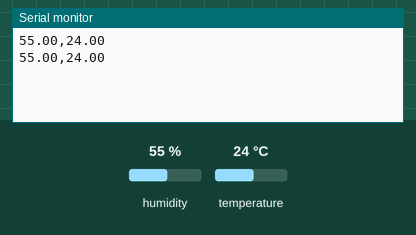
Recording of a sketch running on a simulated Arduino Uno, built with avr-gcc and run on an emulated ATmega328P. Shown: the last lines printed to the serial monitor. The test bench sets the inputs (shaded band); at power-on: humidity 55 %, temperature 24 °C.

Above: at 1.7 s.
1.8 s: humidity set to 22 %
At 3.3 s:
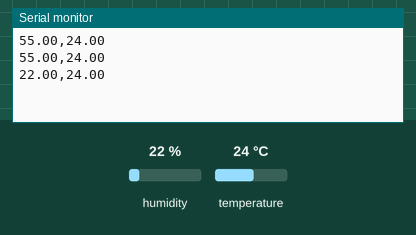
4.5 s: temperature set to 12 °C
At 5.3 s:
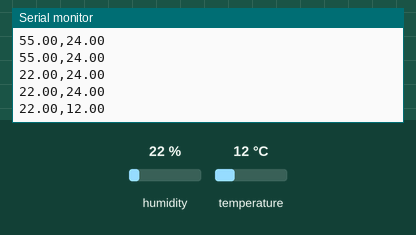
7.2 s: humidity set to 40 %
At 8.0 s:
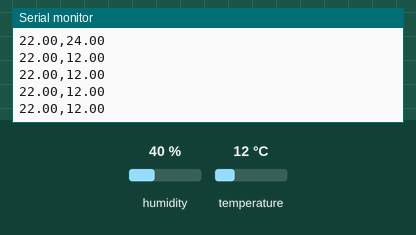
Timing chart, 0 to 10.2 s (numbered marks = the images above; inputs shaded):
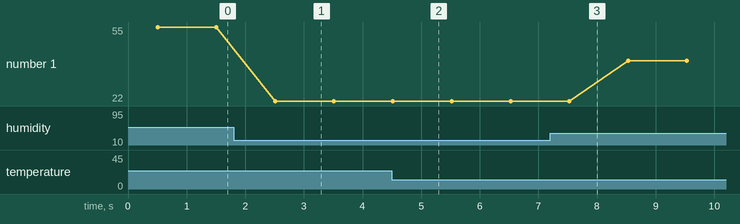

Measured:
- after the input at 1.8 s, the serial monitor: prints a new line after 0.71 s (image 1)
- after the input at 4.5 s, the serial monitor: prints a new line at once (image 2)
- plotted number 1: 55 → 22 after the input at 1.8 s, 22 → 40 after the input at 7.2 s

The sketch:

luft_humidity.ino
```cpp
#include "DHT.h"
#define DHTTYPE DHT22
#define DHT22_Pin A1

DHT dht(DHT22_Pin, DHTTYPE);
float humidity, temperature;

void setup()
{
    Serial.begin(9600);
    dht.begin();
    delay(500);
}

void loop()
{
    humidity = dht.readHumidity();
    temperature = dht.readTemperature();

    //Serial.print("Luftfeuchte: ");
    Serial.print(humidity);
    Serial.print(",");
    //Serial.print("Temperatur: ");
    Serial.print(temperature);
    Serial.println();

    delay(1000);
}
```
